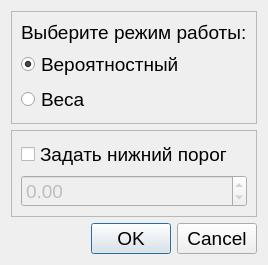
<?xml version="1.0" encoding="UTF-8"?>
<ui version="4.0">
 <class>Dialog</class>
 <widget class="QDialog" name="Dialog">
  <property name="geometry">
   <rect>
    <x>0</x>
    <y>0</y>
    <width>263</width>
    <height>258</height>
   </rect>
  </property>
  <property name="font">
   <font>
    <family>Tahoma</family>
    <pointsize>14</pointsize>
   </font>
  </property>
  <property name="windowTitle">
   <string>Консультация</string>
  </property>
  <layout class="QVBoxLayout" name="verticalLayout" stretch="1,1,5,1">
   <item>
    <widget class="QFrame" name="main_frame">
     <property name="sizePolicy">
      <sizepolicy hsizetype="Preferred" vsizetype="Preferred">
       <horstretch>0</horstretch>
       <verstretch>0</verstretch>
      </sizepolicy>
     </property>
     <property name="frameShape">
      <enum>QFrame::StyledPanel</enum>
     </property>
     <property name="frameShadow">
      <enum>QFrame::Raised</enum>
     </property>
     <layout class="QVBoxLayout" name="verticalLayout_2">
      <item>
       <widget class="QLabel" name="label">
        <property name="text">
         <string>Выберите режим работы:</string>
        </property>
       </widget>
      </item>
      <item>
       <widget class="QRadioButton" name="prob_rad">
        <property name="sizePolicy">
         <sizepolicy hsizetype="Minimum" vsizetype="Preferred">
          <horstretch>0</horstretch>
          <verstretch>0</verstretch>
         </sizepolicy>
        </property>
        <property name="text">
         <string>Вероятностный</string>
        </property>
        <property name="checked">
         <bool>true</bool>
        </property>
       </widget>
      </item>
      <item>
       <widget class="QRadioButton" name="weight_rad">
        <property name="sizePolicy">
         <sizepolicy hsizetype="Minimum" vsizetype="Preferred">
          <horstretch>0</horstretch>
          <verstretch>0</verstretch>
         </sizepolicy>
        </property>
        <property name="text">
         <string>Веса</string>
        </property>
       </widget>
      </item>
     </layout>
    </widget>
   </item>
   <item>
    <widget class="QFrame" name="hidden_frame">
     <property name="sizePolicy">
      <sizepolicy hsizetype="Preferred" vsizetype="Preferred">
       <horstretch>0</horstretch>
       <verstretch>0</verstretch>
      </sizepolicy>
     </property>
     <property name="frameShape">
      <enum>QFrame::StyledPanel</enum>
     </property>
     <property name="frameShadow">
      <enum>QFrame::Raised</enum>
     </property>
     <layout class="QVBoxLayout" name="verticalLayout_3">
      <item>
       <widget class="QCheckBox" name="low_check">
        <property name="sizePolicy">
         <sizepolicy hsizetype="Minimum" vsizetype="Preferred">
          <horstretch>0</horstretch>
          <verstretch>0</verstretch>
         </sizepolicy>
        </property>
        <property name="text">
         <string>Задать нижний порог</string>
        </property>
       </widget>
      </item>
      <item>
       <widget class="QDoubleSpinBox" name="value_spin">
        <property name="enabled">
         <bool>false</bool>
        </property>
        <property name="sizePolicy">
         <sizepolicy hsizetype="Minimum" vsizetype="Preferred">
          <horstretch>0</horstretch>
          <verstretch>0</verstretch>
         </sizepolicy>
        </property>
        <property name="minimum">
         <double>-1000.000000000000000</double>
        </property>
        <property name="maximum">
         <double>1000.000000000000000</double>
        </property>
        <property name="singleStep">
         <double>0.050000000000000</double>
        </property>
       </widget>
      </item>
     </layout>
    </widget>
   </item>
   <item>
    <spacer name="verticalSpacer">
     <property name="orientation">
      <enum>Qt::Vertical</enum>
     </property>
     <property name="sizeHint" stdset="0">
      <size>
       <width>20</width>
       <height>40</height>
      </size>
     </property>
    </spacer>
   </item>
   <item>
    <widget class="QDialogButtonBox" name="button_box">
     <property name="orientation">
      <enum>Qt::Horizontal</enum>
     </property>
     <property name="standardButtons">
      <set>QDialogButtonBox::Cancel|QDialogButtonBox::Ok</set>
     </property>
    </widget>
   </item>
  </layout>
 </widget>
 <resources/>
 <connections>
  <connection>
   <sender>button_box</sender>
   <signal>accepted()</signal>
   <receiver>Dialog</receiver>
   <slot>accept()</slot>
   <hints>
    <hint type="sourcelabel">
     <x>248</x>
     <y>254</y>
    </hint>
    <hint type="destinationlabel">
     <x>157</x>
     <y>274</y>
    </hint>
   </hints>
  </connection>
  <connection>
   <sender>button_box</sender>
   <signal>rejected()</signal>
   <receiver>Dialog</receiver>
   <slot>reject()</slot>
   <hints>
    <hint type="sourcelabel">
     <x>316</x>
     <y>260</y>
    </hint>
    <hint type="destinationlabel">
     <x>286</x>
     <y>274</y>
    </hint>
   </hints>
  </connection>
  <connection>
   <sender>low_check</sender>
   <signal>toggled(bool)</signal>
   <receiver>value_spin</receiver>
   <slot>setEnabled(bool)</slot>
   <hints>
    <hint type="sourcelabel">
     <x>152</x>
     <y>152</y>
    </hint>
    <hint type="destinationlabel">
     <x>152</x>
     <y>194</y>
    </hint>
   </hints>
  </connection>
  <connection>
   <sender>prob_rad</sender>
   <signal>toggled(bool)</signal>
   <receiver>hidden_frame</receiver>
   <slot>setHidden(bool)</slot>
   <hints>
    <hint type="sourcelabel">
     <x>152</x>
     <y>40</y>
    </hint>
    <hint type="destinationlabel">
     <x>152</x>
     <y>173</y>
    </hint>
   </hints>
  </connection>
 </connections>
</ui>
